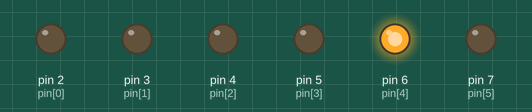
Simulated run of this sketch. Board: Arduino Uno, built with avr-gcc and run on an emulated ATmega328P. Parts: output pins drawn as LEDs (lit = HIGH).

Above: at 0.1 s.
At 1.1 s:
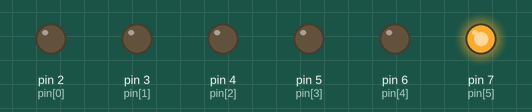
At 3.1 s:
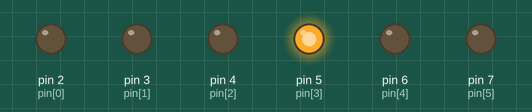
At 11.1 s:
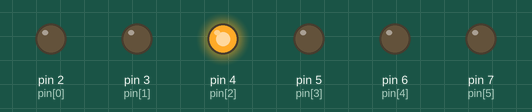
At 19.1 s:
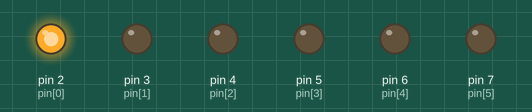
At 35.1 s:
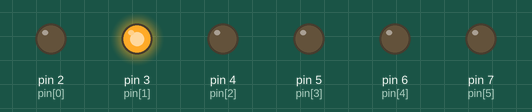
Timing chart, 0 to 36.6 s (numbered marks = the images above):
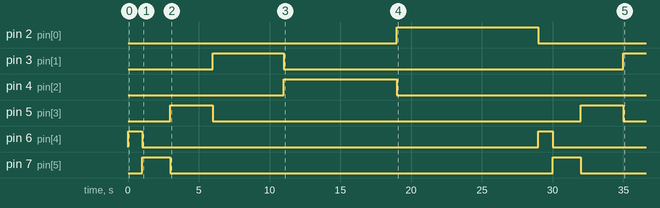

Measured:
- by itself, pin 2 (pin[0]): LOW → HIGH at 19.0 s, → LOW 10.0 s later
- by itself, pin 3 (pin[1]): LOW → HIGH at 6.0 s, → LOW 5.0 s later, → HIGH 24.0 s later
- by itself, pin 4 (pin[2]): LOW → HIGH at 11.0 s, → LOW 8.0 s later
- by itself, pin 5 (pin[3]): alternates HIGH for 3.0 s and LOW for 26.0 s
- by itself, pin 6 (pin[4]): alternates HIGH for 1.0 s and LOW for 28.0 s
- by itself, pin 7 (pin[5]): alternates HIGH for 2.0 s and LOW for 27.0 s

The sketch:

shortest_job_first.ino
```cpp
// C++ code
//Claire Ann Lampios BSCpE-4A
//Shortest Job

void setup()
{
  pinMode(2, OUTPUT); //set port 2 to output
  pinMode(3, OUTPUT); //set port 3 to output
  pinMode(4, OUTPUT); //set port 4 to output
  pinMode(5, OUTPUT); //set port 5 to output
  pinMode(6, OUTPUT); //set port 6 to output
  pinMode(7, OUTPUT); //set port 7 to output
}

void loop()
{
  shortest_job(); //calling the function.
}

void shortest_job(){
  int pin[6] = {2,3,4,5,6,7};
  int time[6] = {10000,5000,8000,3000,1000,2000};
  //an array of time in milliseconds to be used in delay function.
  //index 0 or the P1 has a time of 10 seconds.
  //index 1 or the P2 has a time of 5 seconds.
  //index 2 or the P3 has a time of 8 seconds.
  //index 3 or the P4 has a time of 3 second.
  //index 4 or the P5 has a time of 1 second.
  //index 5 or the P6 has a time of 2 seconds.


  int temp; //temporary value used in swapping.

  for (int i=0; i<6; i++){
    for (int j=0; j<6; j++){
      if (time[i] < time[j]){
      	temp = time[i];
        time[i] = time[j];
        time[j] = temp;

        temp = pin[i];
        pin[i] = pin[j];
        pin[j] = temp;
      }
    }
  } //after executing this loop, the time array as well as pin array will be sorted in ascending.

  int count = 0; //used to identifies the element of time array.
  while (count != 6){
  	digitalWrite(pin[count], HIGH);
    delay(time[count]);
    digitalWrite(pin[count], LOW);
    count++;
  } //executes shortest job scheduling.
}
```
